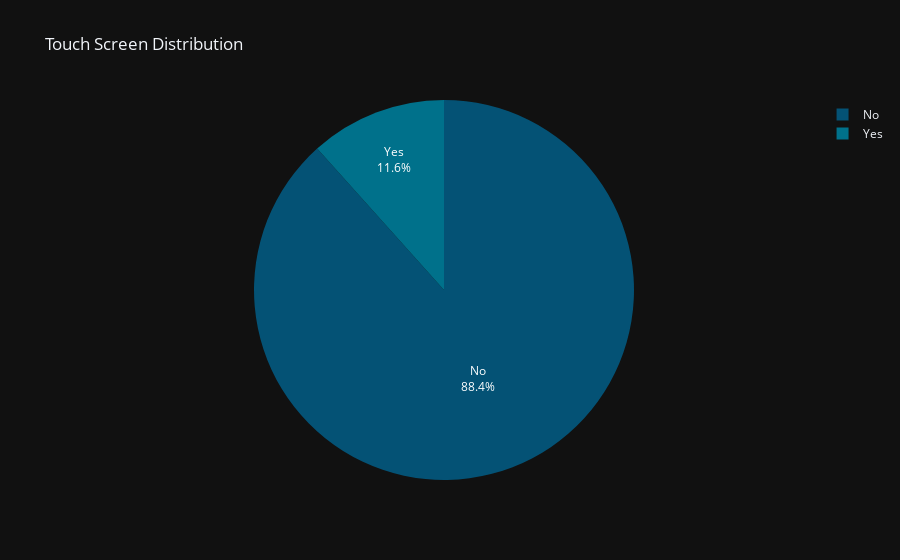

The notebook cell this image was saved under:
### Markdown cell above
## TOUCH SCREEN

### Code cell
# Calculate the count of each unique value in the 'Touch_Screen' column.
data_touch_screen = data['Touch_Screen'].value_counts()

# Create a pie chart using Plotly Express (px) to visualize the distribution of touch screen presence.
# Customize the values, names, title, colors, and template of the pie chart.
fig = px.pie(values=data_touch_screen,                      # Provide the values for each slice of the pie.
             names=data_touch_screen.index,                 # Provide the names for each slice.
             title='Touch Screen Distribution',            # Set the title of the pie chart.
             color_discrete_sequence=px.colors.sequential.Bluyl_r,  # Define the color sequence for slices.
             template='plotly_dark'                        # Use a dark template for the plot.
            )

# Update the text information displayed on each slice to include the label and percentage.
fig.update_traces(textinfo='label+percent')

# Update the position of the text labels to be inside each slice for better readability.
fig.update_traces(textposition='inside')

# Set a uniform minimum font size for text labels on the plot and hide text that does not fit within the slices.
fig.update_layout(uniformtext_minsize=12, uniformtext_mode='hide')

# Display the pie chart.
fig.show()

### Figure 1 — Plotly figure (JSON) as saved in the notebook; plotly's stock layout.template omitted (floating-point values rounded to 4 significant figures)
{"data": [{"domain": {"x": [0, 1], "y": [0, 1]}, "hovertemplate": "label=%{label}<br>value=%{value}<extra></extra>", "labels": ["No", "Yes"], "legendgroup": "", "name": "", "showlegend": true, "textinfo": "label+percent", "textposition": "inside", "type": "pie", "values": [729, 96]}], "layout": {"autosize": true, "legend": {"tracegroupgap": 0}, "piecolorway": ["rgb(4, 82, 117)", "rgb(0, 113, 139)", "rgb(8, 144, 153)", "rgb(70, 174, 160)", "rgb(124, 203, 162)", "rgb(183, 230, 165)", "rgb(247, 254, 174)"], "title": {"text": "Touch Screen Distribution"}, "uniformtext": {"minsize": 12, "mode": "hide"}}}
